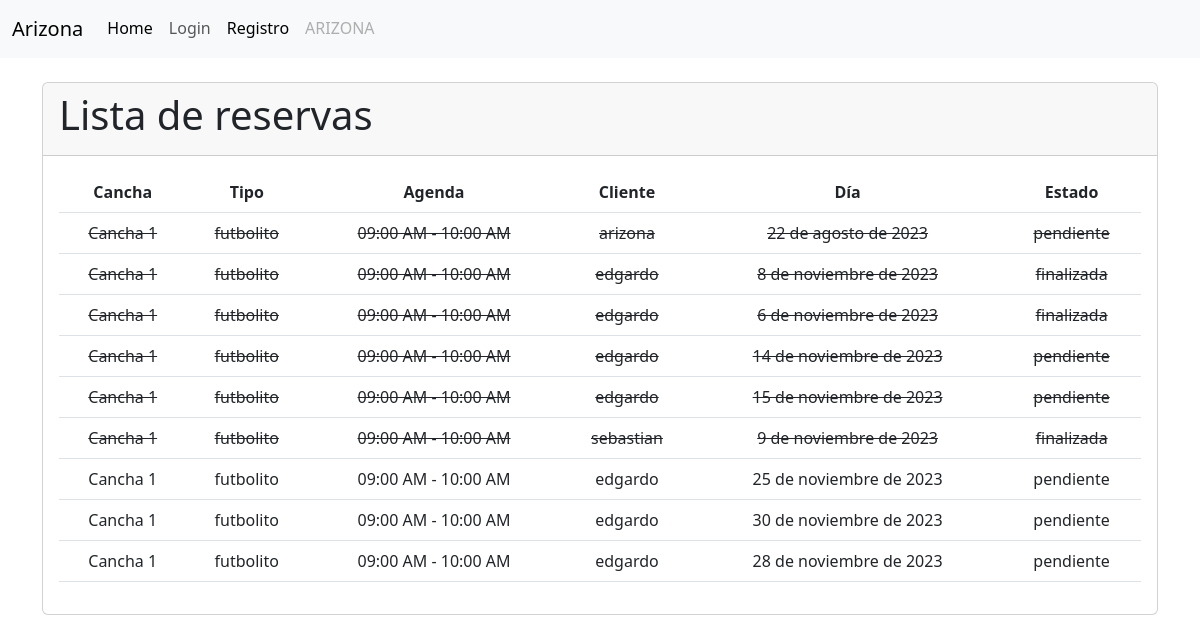
The app's page /cliente/reservas/, older data.
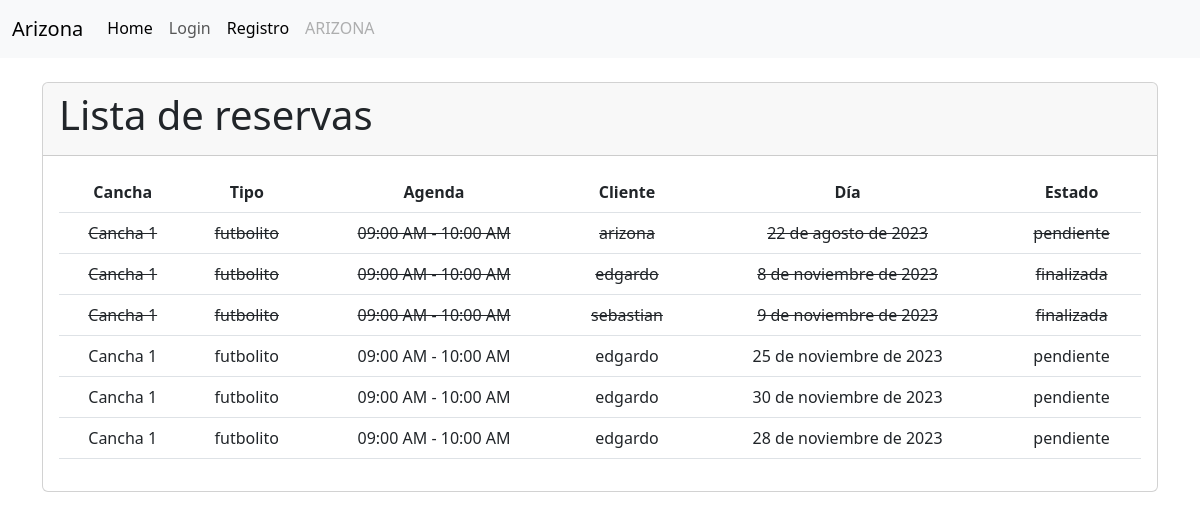
The same page, newer data.
### cliente/models.py (models this page shows, shortened)
class Reserva(models.Model):
    cliente = models.ForeignKey(Cliente, on_delete=models.CASCADE)
    agenda = models.ForeignKey(Agenda, on_delete=models.CASCADE)
    dia = models.DateField()
    ESTADO_CHOICES = [
        ('disponible', 'Disponible'),
        ('pendiente', 'Pendiente'),
        ('finalizada', 'Finalizada'),
    ]
    estado = models.CharField(max_length=20, choices=ESTADO_CHOICES, default='disponible')
    class Meta:
        unique_together = ('agenda', 'cliente', 'dia')

class Cliente(models.Model):
    SEXO = [
        ('F', 'Femenino'),
        ('M', 'Masculino'),
    ]
    user = models.OneToOneField(
        'accounts.User',
        verbose_name='Usuario',
        on_delete=models.CASCADE
    )
    rut = models.CharField(max_length=10)
    sexo = models.CharField(max_length=10, choices=SEXO)
    def __str__(self):
        return f'{self.user.username}'

### servicio/models.py (models this page shows, shortened)
class Agenda(models.Model):
    cancha = models.ForeignKey(Cancha, on_delete=models.CASCADE)
    horario = models.ForeignKey(Horario, on_delete=models.CASCADE)
    disponible = models.BooleanField(default=True)
    class Meta:
        verbose_name = _('Agenda')
        verbose_name_plural = _('Agendas')
        unique_together = ('cancha', 'horario')

class Cancha(models.Model):
    NUMERACION_CHOICES = [
        ('1', 'Cancha 1'),
        ('2', 'Cancha 2'),
        ('3', 'Cancha 3'),
        ('4', 'Cancha 4'),
        ('5', 'Cancha 5'),
        ('6', 'Cancha 6'),
        ('7', 'Cancha 7'),
        ('8', 'Cancha 8'),
    ]
    numeracion = models.CharField(max_length=10, choices=NUMERACION_CHOICES)
    tipo = models.ForeignKey(TipoCancha, on_delete=models.CASCADE, related_name='canchas')
    def __str__(self):
        return f'Cancha {self.numeracion}'
    class Meta:
        verbose_name = _('Cancha')
        verbose_name_plural = _('Canchas')

class TipoCancha(models.Model):
    nombre = models.CharField(max_length=50)
    precio = models.DecimalField(max_digits=8, decimal_places=0)
    descripcion = models.TextField()
    def __str__(self):
        return self.nombre
    class Meta:
        verbose_name = _('Tipo de Cancha')
        verbose_name_plural = _('Tipos de Canchas')

class Horario(models.Model):
    AM = 'AM'
    PM = 'PM'
    MERIDIEM_CHOICES = [
        (AM, 'AM'),
        (PM, 'PM'),
    ]
    hora_inicio = models.TimeField()
    hora_fin = models.TimeField()
    meridiem = models.CharField(max_length=2, choices=MERIDIEM_CHOICES, default=PM)
    def __str__(self):
        return f'{self.hora_inicio.strftime("%I:%M %p")} - {self.hora_fin.strftime("%I:%M %p")}'

### accounts/models.py (models this page shows, shortened)
class User(AbstractBaseUser, PermissionsMixin):
    id = models.AutoField(primary_key=True, unique=True)
    username = models.CharField(
        'Usuario', max_length=30, unique=True, validators=[
            validators.RegexValidator(
                re.compile('^[\w.@+-]+$'),
                'ingrese un nombre de usuario valido '
                'Este valor debe contener solo letras, números '
                'excepto: @/./+/-/_.',
                'invalid'
            )
        ],
        help_text='Un nombre corto que sera usado'+
                  ' para identificarlo de forma unica en la plataforma.'
    )
    name = models.CharField('Nombre', max_length=20)
    apellidos = models.CharField('Apellidos', max_length=30)
    email = models.EmailField('Email', unique=True)
    is_staff = models.BooleanField('Admin', default=False)
    is_active = models.BooleanField('Ativo', default=True)
    date_joined = models.DateTimeField('Data de Entrada', auto_now_add=True)
    roles = models.ForeignKey(Rol, on_delete=models.CASCADE, blank=True, null=True)
    USERNAME_FIELD = 'username'
    REQUIRED_FIELDS = ['email']
    objects = CustomUserManager()
    class Meta:
        verbose_name = 'Usuario'
        verbose_name_plural = 'Usuarios'

### cliente/views.py (the view)
# urls.py: path('reservas/', views.reserva_list, name='reserva_list'),
def reserva_list(request):
    reservas = Reserva.objects.all()
    today = timezone.now().date()
    return render(request, 'reserva/listar.html', {'reservas': reservas, 'today': today})

### cliente/templates/reserva/listar.html (shortened to what this page needs)
{% extends "layout.html" %}
{% load static %}
{% load humanize %}
{% block container %}
<div class="container">
  <br>
  <div class="card">
    <div class="card-header">
      <h1 class="card-title">Lista de reservas</h1>
    </div>
    <div class="card-body">
      {% if reservas %}
      <table class="table reserva-table text-center">
        <thead>
          <tr>
            <th>Cancha</th>
            <th>Tipo</th>
            <th>Agenda</th>
            <th>Cliente</th>
            <th>Día</th>
            <th>Estado</th>
          </tr>
        </thead>
        <tbody>
          {% for reserva in reservas %}
          <tr style="{% if reserva.dia == today %}background-color: lightblue;
                     {% elif reserva.dia < today %}background-color: lightcoral; text-decoration: line-through;
                     {% elif reserva.estado == 'pendiente' %}background-color: lightgreen;{% endif %}">
            <td>{{ reserva.agenda.cancha }}</td>
            <td>{{ reserva.agenda.cancha.tipo }}</td>
            <td>{{ reserva.agenda.horario }}</td>
            <td>{{ reserva.cliente }}</td>
            <td>{{ reserva.dia }}</td>
            <td>{{ reserva.estado }}</td>
          </tr>
          {% empty %}
          <tr>
            <td colspan="6">No hay servicio disponibles.</td>
          </tr>
          {% endfor %}
        </tbody>
      </table>
      {% else %}
      <p>No hay reservas disponibles.</p>
      {% endif %}
    </div>
  </div>
</div>
{% endblock %}

### templates/layout.html (shortened to what this page needs)
<!doctype html>
{% load static %}
<html lang="en">
<head>
	<link rel="stylesheet" href="{% static 'css/nav.css' %}" type="text/css">
	<link rel="stylesheet" href="https://cdnjs.cloudflare.com/ajax/libs/font-awesome/5.15.3/css/all.min.css">
    <link rel="stylesheet" href="https://cdnjs.cloudflare.com/ajax/libs/jqueryui/1.12.1/jquery-ui.min.css">
	<link href="https://cdn.jsdelivr.net/npm/bootstrap@5.3.0-alpha1/dist/css/bootstrap.min.css" rel="stylesheet"
>
</head>
<body>
	<header>
		{% include 'partials/navbar.html' %}
	</header>
	{% block container %}{% endblock %}
</body>
</html>

### templates/partials/navbar.html (shortened to what this page needs)
<nav class="navbar navbar-expand-lg bg-body-tertiary">
    <div class="container-fluid">
        <a class="navbar-brand" href="#">Arizona</a>
        <div class="collapse navbar-collapse" id="navbarNav">
            <ul class="navbar-nav">
                <li class="nav-item">
                    <a class="nav-link active" aria-current="page" href="{% url 'home' %}">Home</a>
                </li>
                {% if user.is_authenticated %}
                    {% if user.roles.nombre == 'admin' or user.roles.nombre == 'trabajador' %}
                        <li class="nav-item">
                            <a class="nav-link active" aria-current="page" href="{% url 'servicio:agenda-listar' %}">Agendas</a>
                        </li>
                        <li class="nav-item">
                            <a class="nav-link active" aria-current="page" href="{% url 'servicio:cancha-listar' %}">Servicios</a>
                        </li>
                        <li class="nav-item">
                            <a class="nav-link active" aria-current="page" href="{% url 'cliente:reserva_list' %}">Reservas</a>
                        </li>
                        <li class="nav-item">
                            <a class="nav-link active" aria-current="page" href="{% url 'cliente:cliente_list' %}">Clientes</a>
                        </li>
                    {% elif user.roles.nombre == 'cliente' %}
                        <li class="nav-item">
                            <a class="nav-link active" aria-current="page" href="{% url 'servicio:agenda-reserva' %}">Reserva</a>
                        </li>
                    {% endif %}
                    <li class="nav-item">
                        <a class="nav-link" href="{% url 'account:index' %}">Cuenta</a>
                    </li>
                    <li class="nav-item">
                        <a class="nav-link" href="{% url 'Login:logout' %}">Logout</a>
                    </li>
                {% else %}
                    {% if not user.is_staff %}
                        <li class="nav-item">
                            <a class="nav-link" href="{% url 'Login:login' %}">Login</a>
                        </li>
                        <li class="nav-item">
                            <a class="nav-link active" aria-current="page" href="{% url 'account:register' %}">Registro</a>
                        </li>
                        <li class="nav-item">
                            <a class="nav-link disabled">ARIZONA</a>
                        </li>
                    {% endif %}
                {% endif %}
            </ul>
        </div>
    </div>
</nav>

### static/css/nav.css (style rules this page uses)
.navbar-nav .nav-item .nav-link { position: relative; border-bottom: 2px solid transparent; transition: all 0.3s; }
.navbar-nav .nav-item .nav-link::after { content: ""; position: absolute; left: 0; bottom: -1px; width: 100%; height: 2px; background-color: #646464; transform: scaleX(0); transition: transform 0.3s; }

Row changes from the older to the newer data that the page shows:
removed Reserva: agenda.cancha "Cancha 1", agenda.cancha.tipo "futbolito", agenda.horario "09:00 AM - 10:00 AM", cliente "edgardo", dia "6 de noviembre de 2023", estado "finalizada"
removed Reserva: agenda.cancha "Cancha 1", agenda.cancha.tipo "futbolito", agenda.horario "09:00 AM - 10:00 AM", cliente "edgardo", dia "14 de noviembre de 2023", estado "pendiente"
removed Reserva: agenda.cancha "Cancha 1", agenda.cancha.tipo "futbolito", agenda.horario "09:00 AM - 10:00 AM", cliente "edgardo", dia "15 de noviembre de 2023", estado "pendiente"
